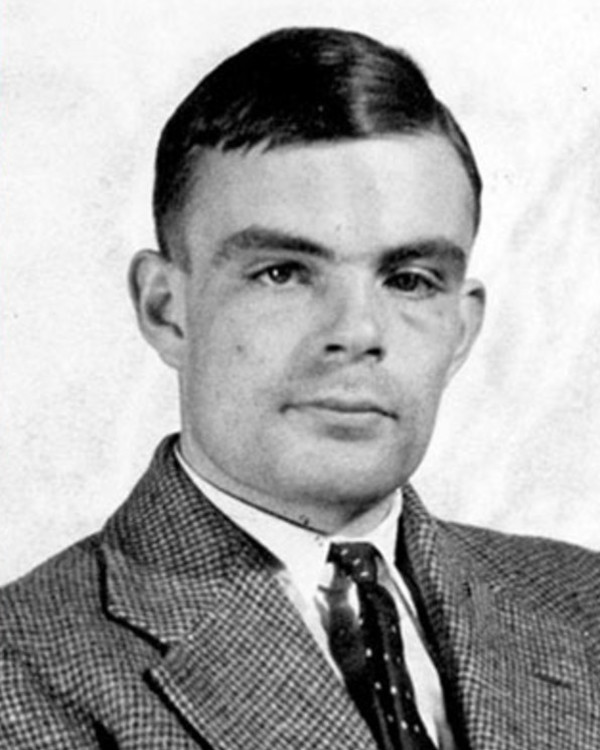
#> input picture Aula 13/Filtro Deteccao Face/face.jpg, 600 x 750 px
$ python Exemplo_Faces.py
#> lines starting #> are read from the running program, lines starting #| are printed output that depends on the picture
# coding=utf-8
# import numpy as np
import cv2

def resize_image(image, scale_percent=50):
    rows, cols = image.shape[:2]
    width = int(cols * scale_percent / 100)
    height = int(rows * scale_percent / 100)
    dim = (width, height)
    image = cv2.resize(image, dim, interpolation=cv2.INTER_AREA)
    return image

def put_object(img,object, x, y, adjx=15, adjy=15):
    obj_rows, obj_cols = object.shape[:2]
    roi_img = img[(y-adjy):(y-adjy)+obj_rows, (x-adjx):(x-adjx)+obj_cols]
    roi_img [object < [150,150,150]] = object [object < [150,150,150]]
    return img

# ==========================================================================
face_cascade = cv2.CascadeClassifier(
    '../classificadores/haarcascade_frontalface_default.xml')
eye_cascade = cv2.CascadeClassifier('../classificadores/haarcascade_eye.xml')
mouth_cascade = cv2.CascadeClassifier(
    '../classificadores/haarcascade_mcs_mouth.xml')
# ==========================================================================

img = cv2.imread('face.jpg')
#> img is the input picture: shape (750, 600, 3); mean B, G, R 168.1, 168.1, 168.1
img = resize_image(img)
gray = cv2.cvtColor(img, cv2.COLOR_BGR2GRAY)

moustache = cv2.imread('moustache_w.png')
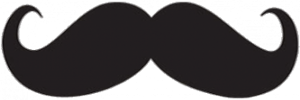
#> input picture Aula 13/Filtro Deteccao Face/moustache_w.png, 300 x 100 px
#> moustache is the input picture: shape (100, 300, 3); mean B, G, R 109.6, 108.5, 111.3
moustache = resize_image(moustache, 30)
#> call 2 of resize_image, with scale_percent = 30
#> in resize_image (call 2), `image = cv2.resize(image, dim, interpolation=cv2.INTER_AREA)`:
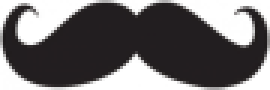
#> image: shape (30, 90, 3) (shown 3 times larger); mean of channels 0, 1, 2 109.7, 108.6, 111.3; drawn as B, G, R


glasses = cv2.imread('sungalsses_w.png')
glasses = resize_image(glasses, 30)
#> (the run stopped early here; a loop or call above may not have finished)
